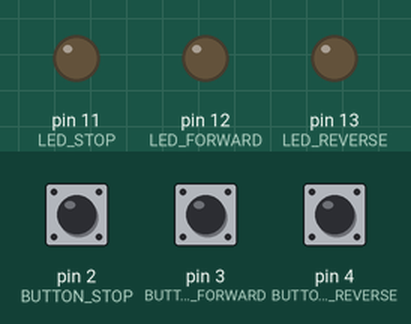
Simulated run of this sketch. Board: Arduino Uno, built with avr-gcc and run on an emulated ATmega328P. Parts: output pins drawn as LEDs (lit = HIGH). The test bench sets the inputs (shaded band); at power-on: pin 2 (BUTTON_STOP) LOW, pin 3 (BUTTON_FORWARD) LOW, pin 4 (BUTTON_REVERSE) LOW.

Above: at 1.2 s.
1.3 s: pin 2 (BUTTON_STOP) pulled HIGH for 0.15 s
At 2.2 s:
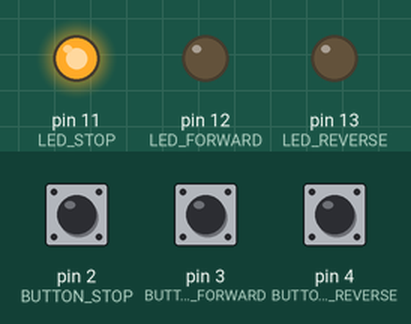
3.0 s: pin 3 (BUTTON_FORWARD) pulled HIGH for 0.15 s
At 4.0 s:
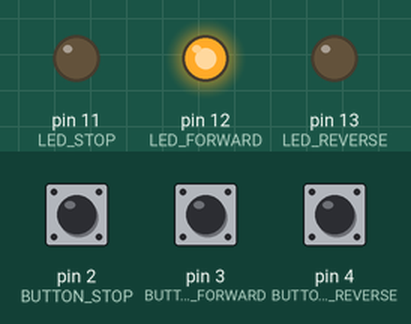
4.6 s: pin 4 (BUTTON_REVERSE) pulled HIGH for 0.15 s
At 5.2 s:
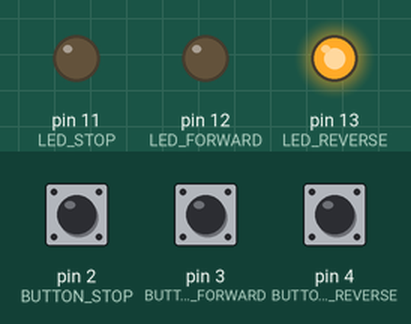
6.2 s: pin 2 (BUTTON_STOP) pulled HIGH for 1 s
At 7.1 s:
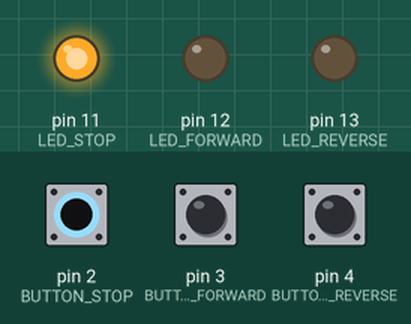
8.7 s: pin 3 (BUTTON_FORWARD) pulled HIGH for 1 s
At 9.6 s:
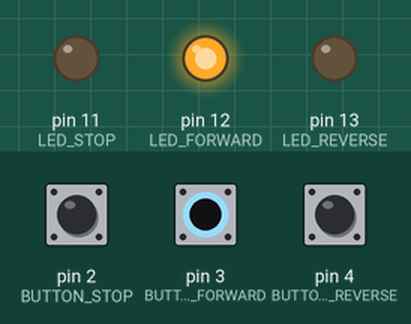
Timing chart, 0 to 11.7 s (numbered marks = the images above; inputs shaded):
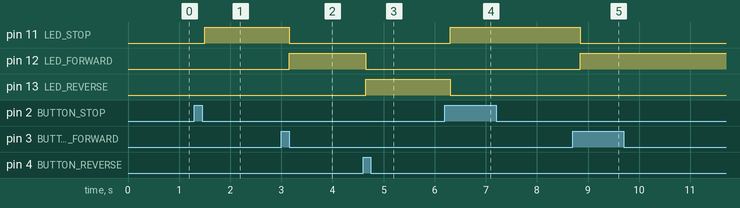

The sketch:

button_selection_action.ino
```cpp
/* Pressed button selection program
 * Light LED associated with the pressed button
 * This program was developed as a module for a motor control project
 * Possible future development: use array to set LED status
 *
 * David Parkes
 * 01 March 2018
 */

int LED_STOP = 11; //Red stop
int LED_FORWARD = 12; //Green forward
int LED_REVERSE = 13; //Blue reverse
int BUTTON_STOP = 2; //Select Stop
int BUTTON_FORWARD = 3; //Select Forward
int BUTTON_REVERSE = 4; //Select Reverse
int new_pin; // Declare new_pin variable
int action; // Declare action variable i.e. switch case option


void setup() {
  // put your setup code here, to run once:
pinMode(LED_STOP, OUTPUT);
pinMode(LED_FORWARD, OUTPUT);
pinMode(LED_REVERSE, OUTPUT);
pinMode(BUTTON_STOP, INPUT);
pinMode(BUTTON_FORWARD, INPUT);
pinMode(BUTTON_REVERSE, INPUT);

}

void loop() {
  // put your main code here, to run repeatedly:
for (int i = 2; i < 5; i++){ // Scan for button press
  delay(50);
  new_pin = digitalRead(i);

  if (new_pin == 1){ //If pin is high due to button pressed
     action = i; // Set action varaiable to select approprite switch case
  }
}

switch (action)

{
  case 2: // Stop
  digitalWrite(LED_STOP, HIGH);
  digitalWrite(LED_FORWARD, LOW);
  digitalWrite(LED_REVERSE, LOW);
  break;

 case 3: // Forward
  digitalWrite(LED_STOP, LOW);
  digitalWrite(LED_FORWARD, HIGH);
  digitalWrite(LED_REVERSE, LOW);
  break;

 case 4: // Reverse
  digitalWrite(LED_STOP, LOW);
  digitalWrite(LED_FORWARD, LOW);
  digitalWrite(LED_REVERSE, HIGH);
  break;

}
}
```

Measured:
- after the input at 1.3 s, pin 11 (LED_STOP): LOW → HIGH after 0.20 s
- after the input at 3.0 s, pin 11 (LED_STOP): HIGH → LOW after 0.15 s; pin 12 (LED_FORWARD): LOW → HIGH after 0.15 s
- after the input at 4.6 s, pin 12 (LED_FORWARD): HIGH → LOW after 0.05 s; pin 13 (LED_REVERSE): LOW → HIGH after 0.05 s
- after the input at 6.2 s, pin 11 (LED_STOP): LOW → HIGH after 0.10 s; pin 13 (LED_REVERSE): HIGH → LOW after 0.10 s
- after the input at 8.7 s, pin 11 (LED_STOP): HIGH → LOW after 0.15 s; pin 12 (LED_FORWARD): LOW → HIGH after 0.15 s
